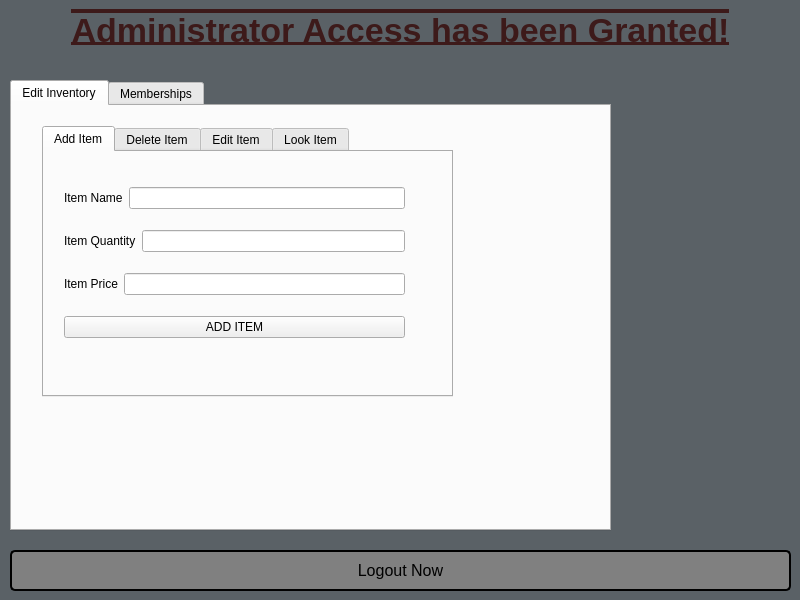
<?xml version="1.0" encoding="UTF-8"?>
<ui version="4.0">
 <class>AdministratorWindow</class>
 <widget class="QDialog" name="AdministratorWindow">
  <property name="geometry">
   <rect>
    <x>0</x>
    <y>0</y>
    <width>800</width>
    <height>600</height>
   </rect>
  </property>
  <property name="windowTitle">
   <string>Administrator Window</string>
  </property>
  <property name="styleSheet">
   <string notr="true">QDialog#AdministratorWindow{
	background: #5a6166
}</string>
  </property>
  <widget class="QLabel" name="header_label">
   <property name="geometry">
    <rect>
     <x>0</x>
     <y>0</y>
     <width>801</width>
     <height>61</height>
    </rect>
   </property>
   <property name="styleSheet">
    <string notr="true">QLabel#header_label {
	font-size: 34px;
	font-weight: bold;
	text-decoration: overline underline;
	color: #3d1a1a;
}</string>
   </property>
   <property name="text">
    <string>Administrator Access has been Granted!</string>
   </property>
   <property name="alignment">
    <set>Qt::AlignCenter</set>
   </property>
  </widget>
  <widget class="QPushButton" name="logout_button">
   <property name="geometry">
    <rect>
     <x>10</x>
     <y>550</y>
     <width>781</width>
     <height>41</height>
    </rect>
   </property>
   <property name="styleSheet">
    <string notr="true">QPushButton#logout_button{
	background: gray;
	color: black;
	font-size: 16px;
	border:2px solid #000000;
	border-radius: 5px;
}

QPushButton#logout_button:hover{
	background: #b2b9bf;
}</string>
   </property>
   <property name="text">
    <string>Logout Now</string>
   </property>
  </widget>
  <widget class="QTabWidget" name="tabWidget">
   <property name="geometry">
    <rect>
     <x>10</x>
     <y>80</y>
     <width>601</width>
     <height>451</height>
    </rect>
   </property>
   <property name="currentIndex">
    <number>0</number>
   </property>
   <widget class="QWidget" name="InventoryTab">
    <attribute name="title">
     <string>Edit Inventory</string>
    </attribute>
    <widget class="QTabWidget" name="tabWidget_3">
     <property name="geometry">
      <rect>
       <x>30</x>
       <y>20</y>
       <width>411</width>
       <height>271</height>
      </rect>
     </property>
     <property name="currentIndex">
      <number>0</number>
     </property>
     <widget class="QWidget" name="tab">
      <attribute name="title">
       <string>Add Item</string>
      </attribute>
      <widget class="QWidget" name="layoutWidget">
       <property name="geometry">
        <rect>
         <x>20</x>
         <y>20</y>
         <width>341</width>
         <height>181</height>
        </rect>
       </property>
       <layout class="QVBoxLayout" name="verticalLayout">
        <item>
         <layout class="QHBoxLayout" name="horizontalLayout_6">
          <item>
           <widget class="QLabel" name="label_8">
            <property name="text">
             <string>Item Name</string>
            </property>
           </widget>
          </item>
          <item>
           <widget class="QLineEdit" name="itemname_text"/>
          </item>
         </layout>
        </item>
        <item>
         <layout class="QHBoxLayout" name="horizontalLayout_7">
          <item>
           <widget class="QLabel" name="label_9">
            <property name="text">
             <string>Item Quantity</string>
            </property>
           </widget>
          </item>
          <item>
           <widget class="QLineEdit" name="itemquantity_text"/>
          </item>
         </layout>
        </item>
        <item>
         <layout class="QHBoxLayout" name="horizontalLayout_8">
          <item>
           <widget class="QLabel" name="label_10">
            <property name="text">
             <string>Item Price</string>
            </property>
           </widget>
          </item>
          <item>
           <widget class="QLineEdit" name="itemprice_text"/>
          </item>
         </layout>
        </item>
        <item>
         <widget class="QPushButton" name="Add_Item_Button">
          <property name="text">
           <string>ADD ITEM</string>
          </property>
         </widget>
        </item>
       </layout>
      </widget>
     </widget>
     <widget class="QWidget" name="tab_2">
      <attribute name="title">
       <string>Delete Item</string>
      </attribute>
      <widget class="QWidget" name="layoutWidget">
       <property name="geometry">
        <rect>
         <x>20</x>
         <y>20</y>
         <width>341</width>
         <height>151</height>
        </rect>
       </property>
       <layout class="QVBoxLayout" name="verticalLayout_4">
        <item>
         <layout class="QHBoxLayout" name="horizontalLayout_9">
          <item>
           <widget class="QLabel" name="label_11">
            <property name="text">
             <string>Item Name</string>
            </property>
           </widget>
          </item>
          <item>
           <widget class="QLineEdit" name="delete_item_text"/>
          </item>
         </layout>
        </item>
        <item>
         <widget class="QPushButton" name="Delete_Item_Button">
          <property name="text">
           <string>DELETE ITEM</string>
          </property>
         </widget>
        </item>
       </layout>
      </widget>
     </widget>
     <widget class="QWidget" name="tab_3">
      <attribute name="title">
       <string>Edit Item</string>
      </attribute>
     </widget>
     <widget class="QWidget" name="tab_4">
      <attribute name="title">
       <string>Look Item</string>
      </attribute>
      <widget class="QListWidget" name="itemlist">
       <property name="geometry">
        <rect>
         <x>20</x>
         <y>10</y>
         <width>371</width>
         <height>221</height>
        </rect>
       </property>
      </widget>
     </widget>
    </widget>
   </widget>
   <widget class="QWidget" name="MembershipsTab">
    <attribute name="title">
     <string>Memberships</string>
    </attribute>
    <widget class="QTabWidget" name="tabWidget_2">
     <property name="geometry">
      <rect>
       <x>40</x>
       <y>19</y>
       <width>391</width>
       <height>281</height>
      </rect>
     </property>
     <property name="currentIndex">
      <number>1</number>
     </property>
     <widget class="QWidget" name="Add_Member">
      <attribute name="title">
       <string>Add Member</string>
      </attribute>
      <layout class="QVBoxLayout" name="verticalLayout_2">
       <item>
        <layout class="QHBoxLayout" name="horizontalLayout">
         <item>
          <widget class="QLabel" name="label">
           <property name="text">
            <string>Member Name</string>
           </property>
          </widget>
         </item>
         <item>
          <widget class="QLineEdit" name="name_text"/>
         </item>
        </layout>
       </item>
       <item>
        <layout class="QHBoxLayout" name="horizontalLayout_2">
         <item>
          <widget class="QLabel" name="label_2">
           <property name="text">
            <string>Member ID</string>
           </property>
          </widget>
         </item>
         <item>
          <widget class="QLineEdit" name="id_text"/>
         </item>
        </layout>
       </item>
       <item>
        <layout class="QHBoxLayout" name="horizontalLayout_3">
         <item>
          <widget class="QLabel" name="label_3">
           <property name="text">
            <string>Member Type</string>
           </property>
          </widget>
         </item>
         <item>
          <widget class="QComboBox" name="type_cb">
           <item>
            <property name="text">
             <string>Regular</string>
            </property>
           </item>
           <item>
            <property name="text">
             <string>Executive</string>
            </property>
           </item>
          </widget>
         </item>
        </layout>
       </item>
       <item>
        <layout class="QHBoxLayout" name="horizontalLayout_4">
         <item>
          <widget class="QLabel" name="label_4">
           <property name="text">
            <string>Month</string>
           </property>
          </widget>
         </item>
         <item>
          <widget class="QComboBox" name="month_cb">
           <item>
            <property name="text">
             <string>1</string>
            </property>
           </item>
           <item>
            <property name="text">
             <string>2</string>
            </property>
           </item>
           <item>
            <property name="text">
             <string>3</string>
            </property>
           </item>
           <item>
            <property name="text">
             <string>4</string>
            </property>
           </item>
           <item>
            <property name="text">
             <string>5</string>
            </property>
           </item>
           <item>
            <property name="text">
             <string>6</string>
            </property>
           </item>
           <item>
            <property name="text">
             <string>7</string>
            </property>
           </item>
           <item>
            <property name="text">
             <string>8</string>
            </property>
           </item>
           <item>
            <property name="text">
             <string>9</string>
            </property>
           </item>
           <item>
            <property name="text">
             <string>10</string>
            </property>
           </item>
           <item>
            <property name="text">
             <string>11</string>
            </property>
           </item>
           <item>
            <property name="text">
             <string>12</string>
            </property>
           </item>
          </widget>
         </item>
         <item>
          <widget class="QLabel" name="label_5">
           <property name="text">
            <string>Day</string>
           </property>
          </widget>
         </item>
         <item>
          <widget class="QComboBox" name="day_cb">
           <item>
            <property name="text">
             <string>1</string>
            </property>
           </item>
           <item>
            <property name="text">
             <string>2</string>
            </property>
           </item>
           <item>
            <property name="text">
             <string>3</string>
            </property>
           </item>
           <item>
            <property name="text">
             <string>4</string>
            </property>
           </item>
           <item>
            <property name="text">
             <string>5</string>
            </property>
           </item>
           <item>
            <property name="text">
             <string>6</string>
            </property>
           </item>
           <item>
            <property name="text">
             <string>7</string>
            </property>
           </item>
           <item>
            <property name="text">
             <string>8</string>
            </property>
           </item>
           <item>
            <property name="text">
             <string>9</string>
            </property>
           </item>
           <item>
            <property name="text">
             <string>10</string>
            </property>
           </item>
           <item>
            <property name="text">
             <string>11</string>
            </property>
           </item>
           <item>
            <property name="text">
             <string>12</string>
            </property>
           </item>
           <item>
            <property name="text">
             <string>13</string>
            </property>
           </item>
           <item>
            <property name="text">
             <string>14</string>
            </property>
           </item>
           <item>
            <property name="text">
             <string>15</string>
            </property>
           </item>
           <item>
            <property name="text">
             <string>16</string>
            </property>
           </item>
           <item>
            <property name="text">
             <string>17</string>
            </property>
           </item>
           <item>
            <property name="text">
             <string>18</string>
            </property>
           </item>
           <item>
            <property name="text">
             <string>19</string>
            </property>
           </item>
           <item>
            <property name="text">
             <string>20</string>
            </property>
           </item>
           <item>
            <property name="text">
             <string>21</string>
            </property>
           </item>
           <item>
            <property name="text">
             <string>22</string>
            </property>
           </item>
           <item>
            <property name="text">
             <string>23</string>
            </property>
           </item>
           <item>
            <property name="text">
             <string>24</string>
            </property>
           </item>
           <item>
            <property name="text">
             <string>25</string>
            </property>
           </item>
           <item>
            <property name="text">
             <string>26</string>
            </property>
           </item>
           <item>
            <property name="text">
             <string>27</string>
            </property>
           </item>
           <item>
            <property name="text">
             <string>28</string>
            </property>
           </item>
           <item>
            <property name="text">
             <string>29</string>
            </property>
           </item>
           <item>
            <property name="text">
             <string>30</string>
            </property>
           </item>
           <item>
            <property name="text">
             <string>31</string>
            </property>
           </item>
          </widget>
         </item>
         <item>
          <widget class="QLabel" name="label_6">
           <property name="text">
            <string>Year</string>
           </property>
          </widget>
         </item>
         <item>
          <widget class="QComboBox" name="year_cb">
           <item>
            <property name="text">
             <string>1999</string>
            </property>
           </item>
           <item>
            <property name="text">
             <string>2000</string>
            </property>
           </item>
          </widget>
         </item>
        </layout>
       </item>
       <item>
        <widget class="QPushButton" name="Add_Button">
         <property name="text">
          <string>ADD</string>
         </property>
        </widget>
       </item>
      </layout>
     </widget>
     <widget class="QWidget" name="Delete_Member">
      <attribute name="title">
       <string>Delete Member</string>
      </attribute>
      <widget class="QWidget" name="layoutWidget">
       <property name="geometry">
        <rect>
         <x>10</x>
         <y>40</y>
         <width>371</width>
         <height>121</height>
        </rect>
       </property>
       <layout class="QVBoxLayout" name="verticalLayout_3">
        <item>
         <layout class="QHBoxLayout" name="horizontalLayout_5">
          <item>
           <widget class="QLabel" name="label_7">
            <property name="text">
             <string>Member ID</string>
            </property>
           </widget>
          </item>
          <item>
           <widget class="QLineEdit" name="delete_id_text"/>
          </item>
         </layout>
        </item>
        <item>
         <widget class="QPushButton" name="Delete_Button">
          <property name="text">
           <string>DELETE</string>
          </property>
         </widget>
        </item>
       </layout>
      </widget>
     </widget>
    </widget>
   </widget>
  </widget>
 </widget>
 <resources/>
 <connections/>
</ui>
